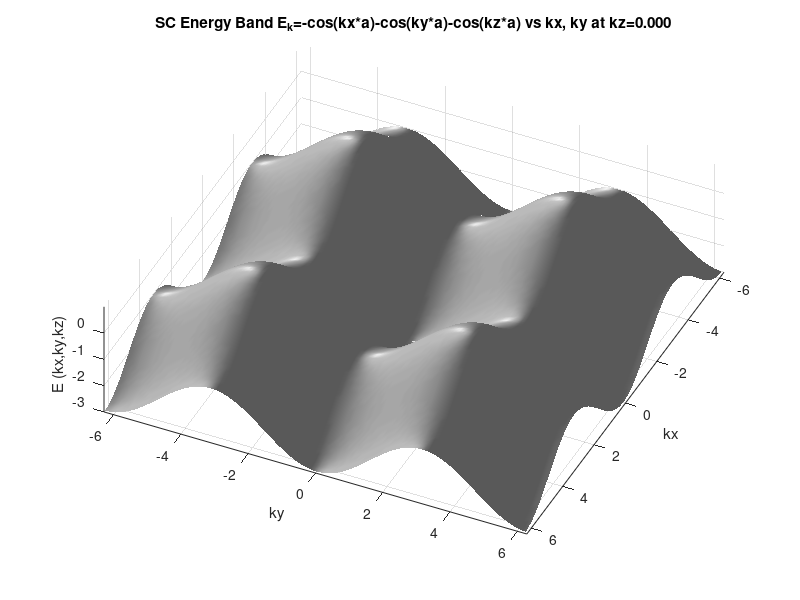

This chart was generated by the following MATLAB code:
%copyright by J. E Hasbun and T. Datta
%TBbandSC.m
%Tight binding model band for the simple cubic system
clear, clc;
a=1.0;
q=2*pi/a;    %range of k
kz=0.0;      %Keep kz fixed
[kx,ky]=meshgrid(-q:0.1:q,-q:0.1:q);  %variables for the 2D plot
E=-cos(kx*a)-cos(ky*a)-cos(kz*a);     %SC energy band
figure;
surfl(kx,ky,E);                       %2D plot
colormap(gray)
shading interp
xlabel('kx'), ylabel('ky'), zlabel('E (kx,ky,kz)')
str=cat(2,'SC Energy Band E_k=-cos(kx*a)-cos(ky*a)-cos(kz*a) vs kx, ky at kz=',...
    num2str(kz,'%4.3f'));
title(str)
axis([-q q -q q min(min(E)) max(max(E))])
view(115,70)                          %viewpoint azimuth, elevation
